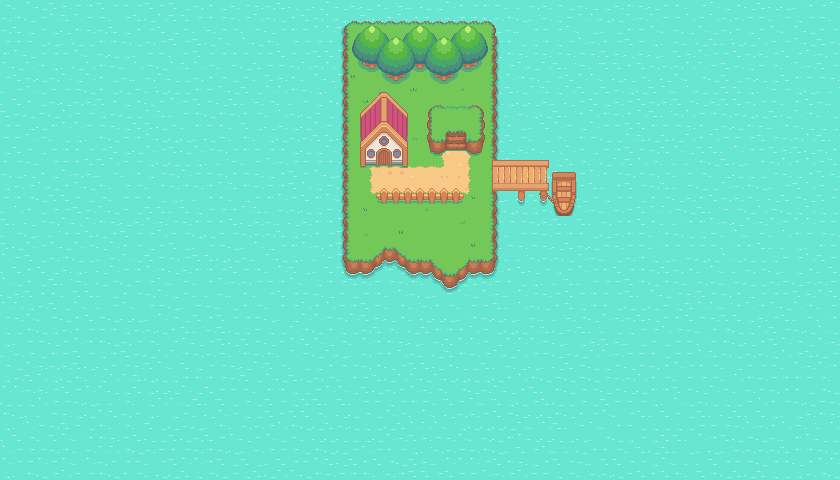

A 2D game scene composited from a Tiled map and its tileset images. What follows is a short description and the map's XML, with each tile layer's data collapsed to a summary:
An orthogonal 70x40 tile map with 12x12 px tiles, 7 tile layers (Agua, Isla, camino, porton, ...), 1 hidden layer not drawn, 2 tilesets.

<map version="1.10" tiledversion="1.10.2" orientation="orthogonal" renderorder="right-down" width="70" height="40" tilewidth="12" tileheight="12" infinite="0" nextlayerid="9" nextobjectid="1">
 <tileset firstgid="1" source="pokemonStyleGameTileset.tsx" />
 <tileset firstgid="1025" source="collisionTileset.tsx" />
 <layer id="1" name="Agua" width="70" height="40">
  <data>[2800 cells, 2800 non-empty, 9 distinct tile ids]</data>
 </layer>
 <layer id="2" name="Isla" width="70" height="40">
  <data>[2800 cells, 334 non-empty, 78 distinct tile ids]</data>
 </layer>
 <layer id="5" name="camino" width="70" height="40">
  <data>[2800 cells, 55 non-empty, 21 distinct tile ids]</data>
 </layer>
 <layer id="6" name="porton" width="70" height="40">
  <data>[2800 cells, 64 non-empty, 56 distinct tile ids]</data>
 </layer>
 <layer id="3" name="Superficie" width="70" height="40">
  <data>[2800 cells, 128 non-empty, 77 distinct tile ids]</data>
 </layer>
 <layer id="4" name="Arboles" width="70" height="40">
  <data>[2800 cells, 32 non-empty, 16 distinct tile ids]</data>
 </layer>
 <layer id="7" name="Colisiones" width="70" height="40" visible="0" opacity="0.52">
  <data>[2800 cells, 104 non-empty, 1 distinct tile ids]</data>
 </layer>
 <layer id="8" name="Foreground Objets" width="70" height="40">
  <data>[2800 cells, 16 non-empty, 12 distinct tile ids]</data>
 </layer>
</map>
